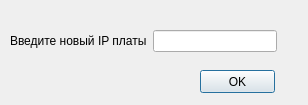
<?xml version="1.0" encoding="UTF-8"?>
<ui version="4.0">
 <class>STM_IP</class>
 <widget class="QDialog" name="STM_IP">
  <property name="geometry">
   <rect>
    <x>0</x>
    <y>0</y>
    <width>308</width>
    <height>105</height>
   </rect>
  </property>
  <property name="windowTitle">
   <string>STM_IP</string>
  </property>
  <widget class="QPushButton" name="OK">
   <property name="geometry">
    <rect>
     <x>200</x>
     <y>70</y>
     <width>75</width>
     <height>23</height>
    </rect>
   </property>
   <property name="text">
    <string>OK</string>
   </property>
  </widget>
  <widget class="QWidget" name="layoutWidget">
   <property name="geometry">
    <rect>
     <x>10</x>
     <y>30</y>
     <width>267</width>
     <height>22</height>
    </rect>
   </property>
   <layout class="QHBoxLayout" name="horizontalLayout">
    <item>
     <widget class="QLabel" name="label">
      <property name="text">
       <string>Введите новый IP платы</string>
      </property>
     </widget>
    </item>
    <item>
     <widget class="QLineEdit" name="ip_edit"/>
    </item>
   </layout>
  </widget>
 </widget>
 <resources/>
 <connections/>
</ui>
